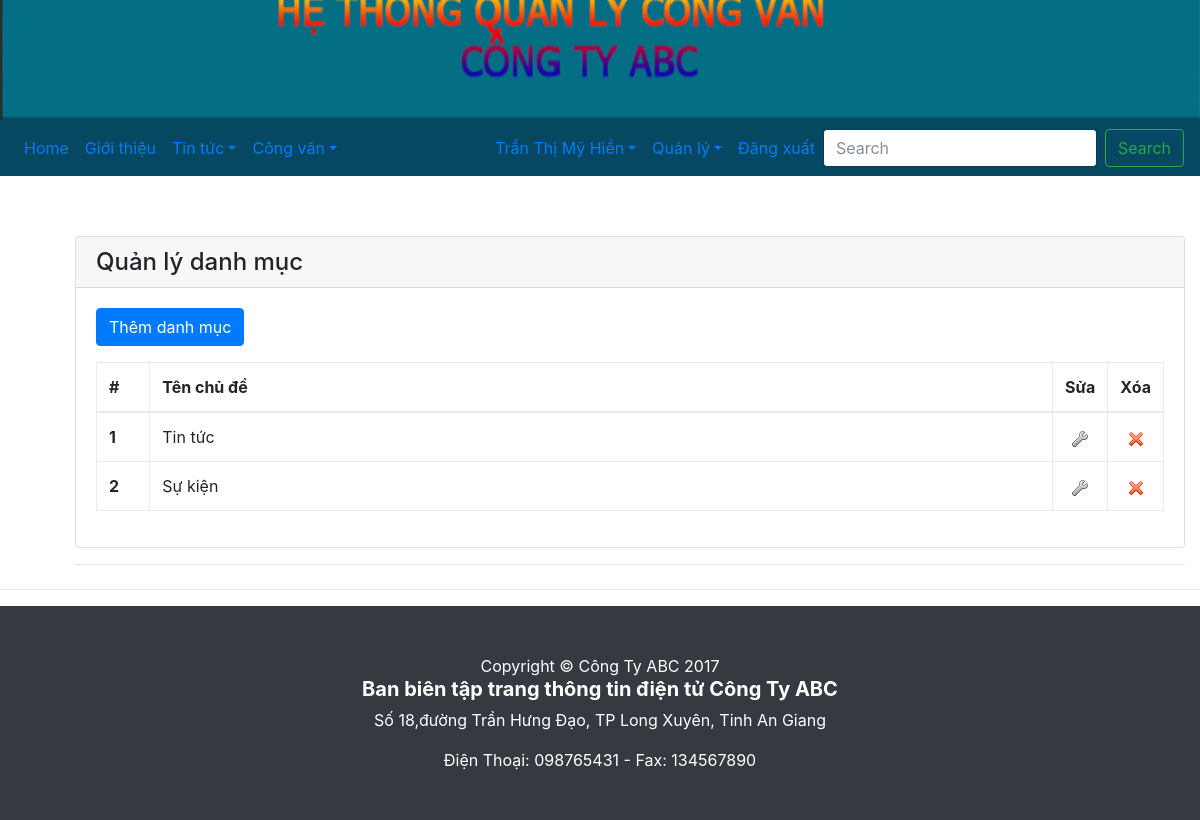
Page /danhmuc.php (signed in) on the committed database.
### tables this page shows
CREATE TABLE IF NOT EXISTS `danhmuc` (
`ID` int(11) NOT NULL,
  `TenDM` varchar(50) NOT NULL
);

### danhmuc.php (the view, shortened to what this page needs)
<?php
	require_once "config.php";
	$sql = "SELECT * FROM danhmuc";
	$danhsach = mysqli_query($link, $sql);
?>
<!DOCTYPE html>
<html lang="en">
	<head>
		<link rel="stylesheet" href="css/bootstrap.min.css" />
		<link rel="stylesheet" href="css/bootstrap-custom.css" />
	</head>
	<body>
			<?php include_once "navbar.php"; ?>
<div class="container" style="margin: 5% 8% 2% 5%;">
			<div class="card">
				<h4 class="card-header">Quản lý danh mục</h4>
				<div class="card-body">
					<p><a class="btn btn-primary" href="danhmuc_them.php" role="button">Thêm danh mục</a></p>
					<table class="table table-bordered table-hover table-responsive">
						<thead>
							<tr>
								<th width="5%">#</th>
								<th width="85%">Tên chủ đề</th>
								<th width="5%">Sửa</th>
								<th width="5%">Xóa</th>
							</tr>
						</thead>
						<tbody>
							<?php
								while($dong = mysqli_fetch_array($danhsach))
								{
									echo "<tr>";
										echo "<th>{$dong['ID']}</th>";
										echo "<td>{$dong['TenDM']}</td>";
										echo "<td class='text-center'><a href='danhmuc_sua.php?id={$dong['ID']}'><img src='img/edit.png' /></a></td>";
										echo "<td class='text-center'><a onclick='return confirm(\"Bạn có muốn xóa danh muc {$dong['TenDM']} không?\");' href='danhmuc_xoa.php?id={$dong['ID']}'><img src='img/delete.png' /></a></td>";
									echo "</tr>";
								}
							?>
						</tbody>
					</table>
				</div>
			</div>
			<hr />
		</div>
<?php include_once "footer.php"; ?>
	</body>
</html>

### rows in the picture
danhmuc: ID "1", TenDM "Tin tức"
danhmuc: ID "2", TenDM "Sự kiện"

### other values in the picture
$_SESSION['HoVaTen'] "Trần Thị Mỹ Hiền"
